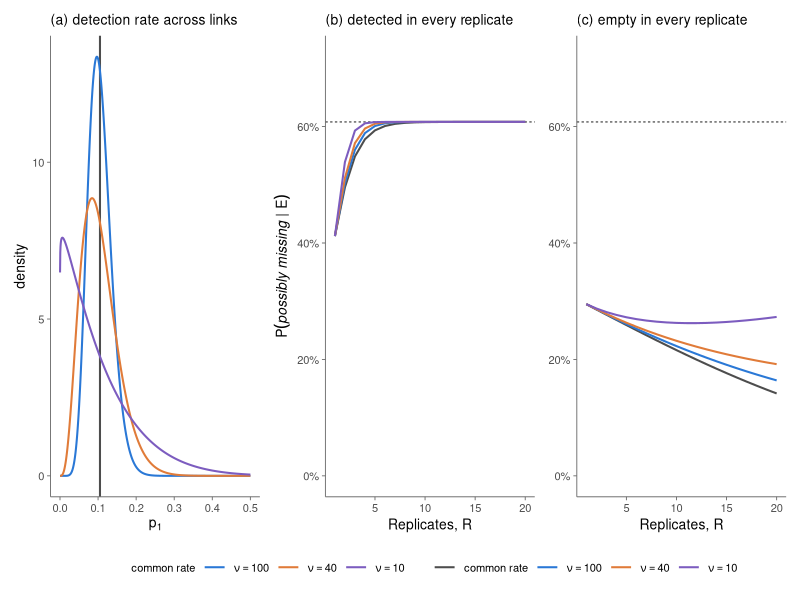
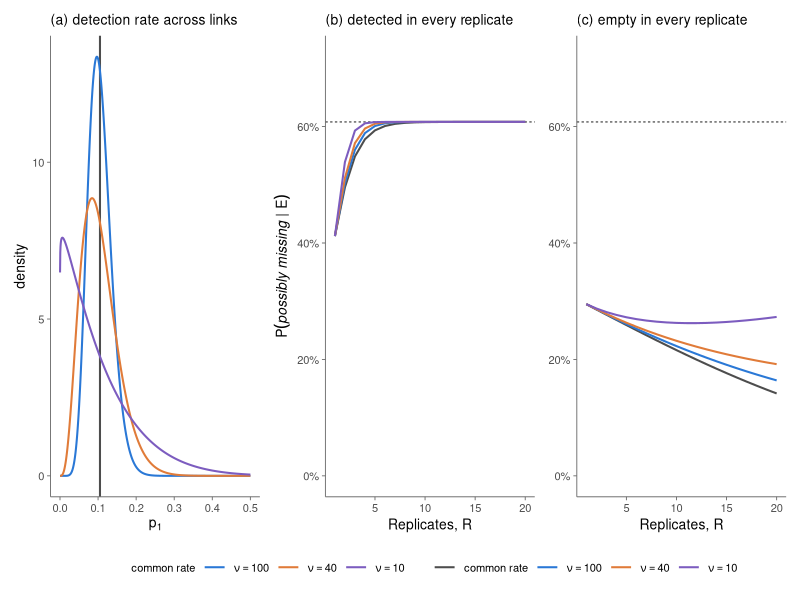

The R source for these figures, in order:
## ---------------------------------------------------------------------------
## SI figure: heterogeneous links. p_1 is drawn once per link from Beta(a,b)
## with mean pbar_1 = rho(1-eps_l) and concentration nu = a+b, and held fixed
## across that link's replicates, so the replicate count is beta-binomial.
## Evidence: Y = 1, O_l = 0. Directional local axis (Eq. likelihood_dir).
## ---------------------------------------------------------------------------

library(ggplot2)
library(patchwork)

eY   <- 0.20
el   <- 0.30
f    <- 0.05
rho  <- 0.15
pbar <- rho * (1 - el)          # 0.105
nus  <- c(100, 40, 10)          # concentrations shown, plus the common rate
Rs   <- 1:20

## the eight categories as (z_Y, z_l, z_r)
sig <- rbind(c(1,1,1), c(1,1,0), c(1,0,1), c(1,0,0),
             c(0,1,1), c(0,1,0), c(0,0,1), c(0,0,0))
rownames(sig) <- c("recurrent","locally unique","possibly missing","phantom",
                   "model-elusive","weakly-supported","locally absent",
                   "possibly forbidden")
PM <- 3; PH <- 4

## replicate factor for a category with z_r = 1, binomial coefficient dropped
rep1 <- function(n, R, nu) {
  if (is.na(nu)) pbar^n * (1 - pbar)^(R - n)          # common rate
  else exp(lbeta(pbar * nu + n, (1 - pbar) * nu + R - n) -
           lbeta(pbar * nu, (1 - pbar) * nu))          # beta-binomial
}

post <- function(R, n, nu, which) {
  L <- numeric(8)
  for (i in 1:8) {
    lY <- if (sig[i,1] == 1) 1 - eY else eY
    lL <- if (sig[i,2] == 1) el else 1 - f            # O_l = 0, directional
    pr <- if (sig[i,3] == 1) rep1(n, R, nu) else f^n * (1 - f)^(R - n)
    L[i] <- lY * lL * pr
  }
  (L / sum(L))[which]
}

kappa <- (1 - eY) * (1 - f) / ((1 - f) + el)          # 0.608

lev  <- c("common rate", paste0("nu == ", nus))
cols <- setNames(c("#4D4D4D", "#2A78D6", "#E07B39", "#7C5CBF"), lev)
labs <- setNames(c("common rate", expression(nu == 100), expression(nu == 40), expression(nu == 10)), lev)

## ---- (a) the distribution of p_1 across links ------------------------------
gridp <- seq(1e-4, 0.5, length.out = 800)
dens <- do.call(rbind, lapply(seq_along(nus), function(k) {
  data.frame(level = lev[k + 1], p = gridp,
             d = dbeta(gridp, pbar * nus[k], (1 - pbar) * nus[k]))
}))
dens$level <- factor(dens$level, levels = lev)

pa <- ggplot(dens, aes(p, d, colour = level)) +
  geom_vline(xintercept = pbar, colour = cols[1], linewidth = 0.7) +
  geom_line(linewidth = 0.7) +
  scale_colour_manual(values = cols, labels = labs, drop = FALSE) +
  labs(title = "(a) detection rate across links",
       x = expression(p[1]), y = "density")

## ---- (b) detected in every replicate, (c) empty in every replicate ---------
curves <- do.call(rbind, lapply(c(NA, nus), function(nu) {
  k <- if (is.na(nu)) lev[1] else paste0("nu == ", nu)
  rbind(data.frame(level = k, panel = "b", R = Rs,
                   p = sapply(Rs, function(R) post(R, R, nu, PM))),
        data.frame(level = k, panel = "c", R = Rs,
                   p = sapply(Rs, function(R) post(R, 0, nu, PM))))
}))
curves$level <- factor(curves$level, levels = lev)

pct <- function(x) paste0(round(100 * x), "%")
mk <- function(pn, ttl, yl, xmax)
  ggplot(subset(curves, panel == pn & R <= xmax), aes(R, p, colour = level)) +
    geom_hline(yintercept = kappa, linetype = "22", colour = "grey25",
               linewidth = 0.4) +
    geom_line(linewidth = 0.7) +
    scale_colour_manual(values = cols, labels = labs, drop = FALSE) +
    scale_y_continuous(limits = c(0, 0.72), labels = pct) +
    scale_x_continuous(breaks = scales::pretty_breaks(4)) +
    labs(title = ttl, x = "Replicates, R", y = yl)

pb <- mk("b", "(b) detected in every replicate", expression(P(italic("possibly missing")~"|"~E)), 20)
pc <- mk("c", "(c) empty in every replicate", NULL, 20)

base <- theme_classic(base_size = 10) +
  theme(legend.position = "bottom", legend.title = element_blank(),
        legend.key.width = unit(18, "pt"),
        plot.title = element_text(size = 10, hjust = 0),
        axis.line = element_line(colour = "grey40", linewidth = 0.3),
        axis.ticks = element_line(colour = "grey40", linewidth = 0.3))

fig <- (pa + pb + pc) & base
fig <- fig + plot_layout(guides = "collect") & theme(legend.position = "bottom")

cat("kappa", kappa, "\n")
for (nu in c(NA, nus)) cat("nu", nu,
  " PM(n=R) R=1,3,5,10:", round(100*sapply(c(1,3,5,10), function(R) post(R,R,nu,PM)),1),
  " | PM(n=0) R=1,5,10,15,20:", round(100*sapply(c(1,5,10,15,20), function(R) post(R,0,nu,PM)),1), "\n")

ggsave("heterogeneity.pdf", fig, width = 9.5, height = 3.4)
ggsave("heterogeneity.png", fig, width = 9.5, height = 3.4, dpi = 300)
